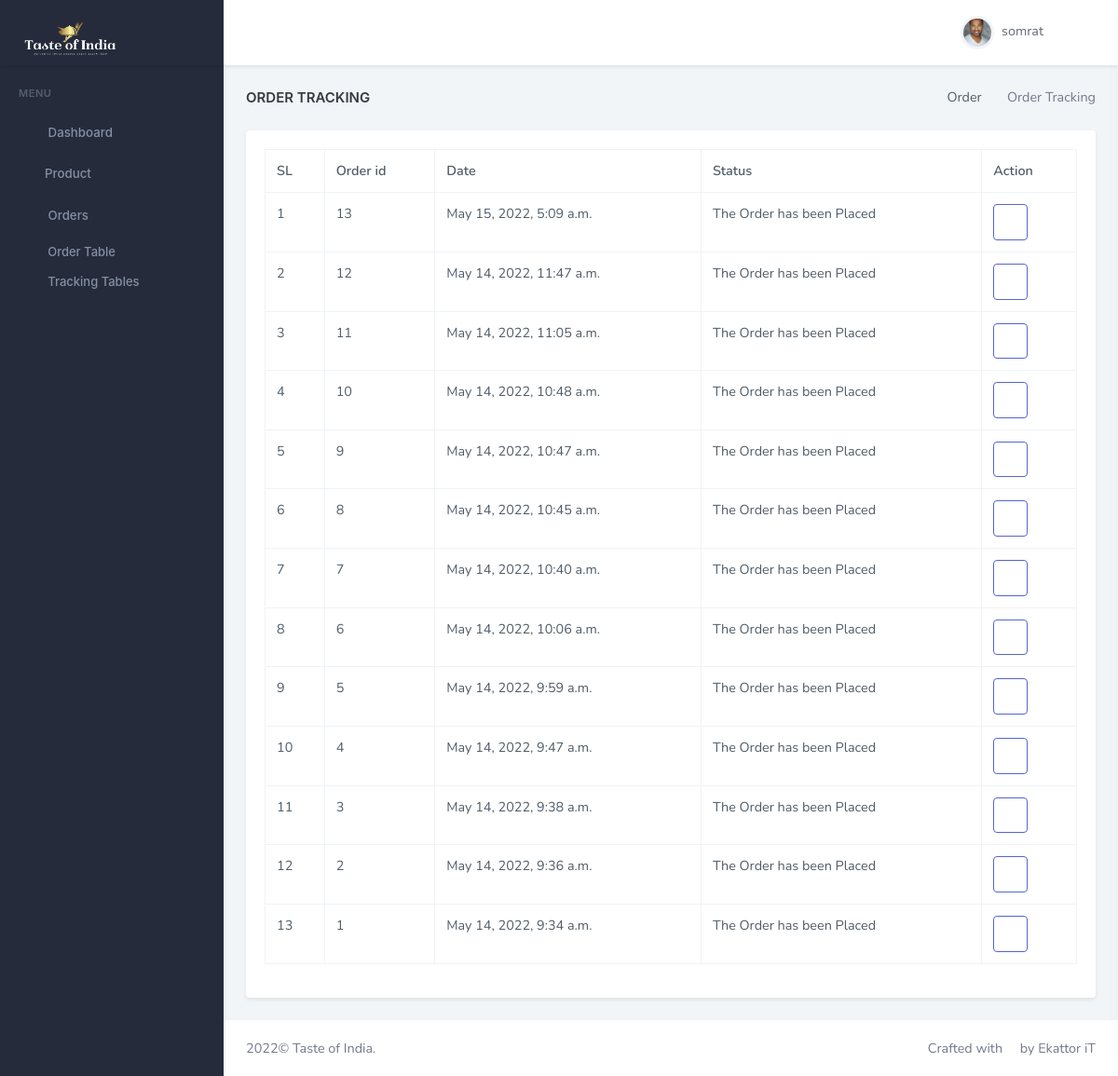
Before: /order-tracking (signed in) with the older database file.
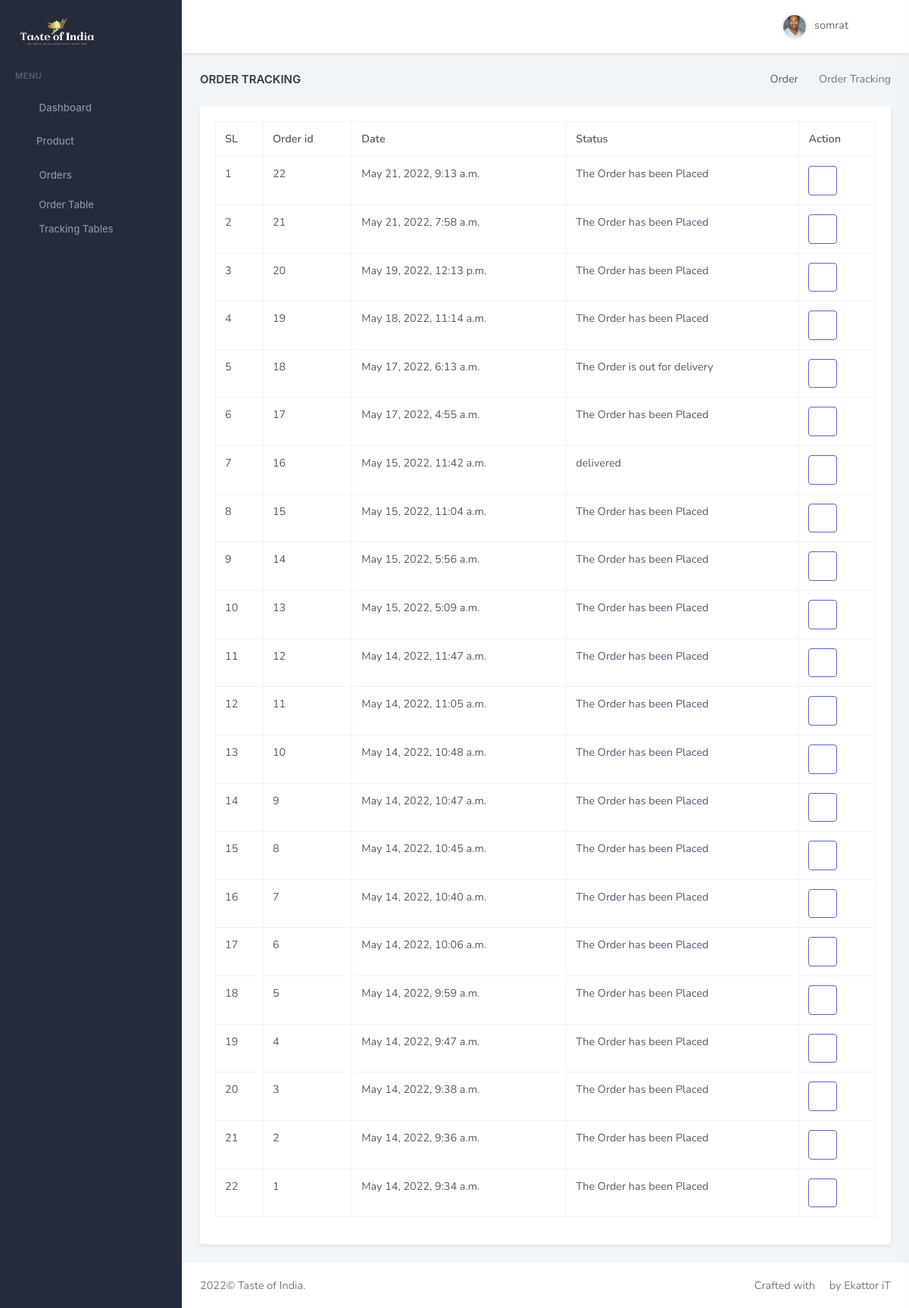
After: the same page with the newer database file.
### dashboard/models.py (models this page shows, shortened)
class OrderUpdate(models.Model):
    update_id = models.AutoField(primary_key=True)
    order_id = models.IntegerField(default="")
    update_desc = models.CharField(max_length=5000)
    timestamp = models.DateTimeField(default=timezone.now)

### dashboard/views.py (the view)
# urls.py: path('order-tracking', views.TrackingListView.as_view(), name="order-tracking"),  # tracking list
class TrackingListView(LoginRequiredMixin, ListView, ):
    login_url = 'admin-login'
    model = OrderUpdate  # Model I want to Covert to List
    template_name = 'menu/order-tracking.html'  # Template Name
    context_object_name = 'tracking'  # Change default name of objectList
    ordering = ['-timestamp', '-order_id']  # Ordering post LIFO
    def get_context_data(self, **kwargs):
        context = super().get_context_data(**kwargs)
        context["title"] = "Order Tracking"
        context["pageview"] = "Order"
        return context

### templates/menu/order-tracking.html (shortened to what this page needs)
{% extends 'partials/base.html' %}
{% load static %}
{% block extra_css %}
        <link href="{% static 'libs/datatables.net-bs4/css/dataTables.bootstrap4.min.css' %}" rel="stylesheet" type="text/css" />
        <link href="{% static 'libs/datatables.net-buttons-bs4/css/buttons.bootstrap4.min.css' %}" rel="stylesheet" type="text/css" />
        <link href="{% static 'libs/datatables.net-select-bs4/css//select.bootstrap4.min.css' %}" rel="stylesheet" type="text/css" />
        <link href="{% static 'libs/datatables.net-responsive-bs4/css/responsive.bootstrap4.min.css' %}" rel="stylesheet" type="text/css" />
{% endblock extra_css %}
{% block content %}
                        <div class="row">
                            <div class="col-12">
                                <div class="card">
                                    <div class="card-body">
                                        <table id="datatable" class="table table-bordered dt-responsive nowrap" style="border-collapse: collapse; border-spacing: 0; width: 100%;">
                                            <thead>
                                            <tr>
                                                <th>SL</th>
                                                <th>Order id</th>
                                                <th>Date</th>
                                                <th>Status</th>
                                                <th>Action</th>
                                            </tr>
                                            </thead>
                                            <tbody>
                                            {% for item in tracking %}
                                            <tr>
                                                <td>{{ forloop.counter}}</td>
                                                <td>{{ item.order_id }}</td>
                                                <td>{{ item.timestamp }}</td>
                                                <td>{{ item.update_desc }}</td>
                                                <td style="">
                                                    <a href="{% url 'change-tracking' item.order_id %}">
                                                        <button class="btn btn-outline-primary" title="Track Parcel">
                                                            <i class="fas fa-truck-moving"></i>
                                                        </button>
                                                    </a>
                                                </td>
                                            </tr>
                                            {% endfor %}
                                            </tbody>
                                        </table>
                                    </div>
                                </div>
                            </div>
                        </div>
{% endblock content %}

Changed rows visible on the page:
added OrderUpdate: order_id "22", timestamp "May 21, 2022, 9:13 a.m.", update_desc "The Order has been Placed"
added OrderUpdate: order_id "21", timestamp "May 21, 2022, 7:58 a.m.", update_desc "The Order has been Placed"
added OrderUpdate: order_id "20", timestamp "May 19, 2022, 12:13 p.m.", update_desc "The Order has been Placed"
added OrderUpdate: order_id "19", timestamp "May 18, 2022, 11:14 a.m.", update_desc "The Order has been Placed"
added OrderUpdate: order_id "18", timestamp "May 17, 2022, 6:13 a.m.", update_desc "The Order is out for delivery"
added OrderUpdate: order_id "17", timestamp "May 17, 2022, 4:55 a.m.", update_desc "The Order has been Placed"
added OrderUpdate: order_id "16", timestamp "May 15, 2022, 11:42 a.m.", update_desc "delivered"
added OrderUpdate: order_id "15", timestamp "May 15, 2022, 11:04 a.m.", update_desc "The Order has been Placed"
added OrderUpdate: order_id "14", timestamp "May 15, 2022, 5:56 a.m.", update_desc "The Order has been Placed"
